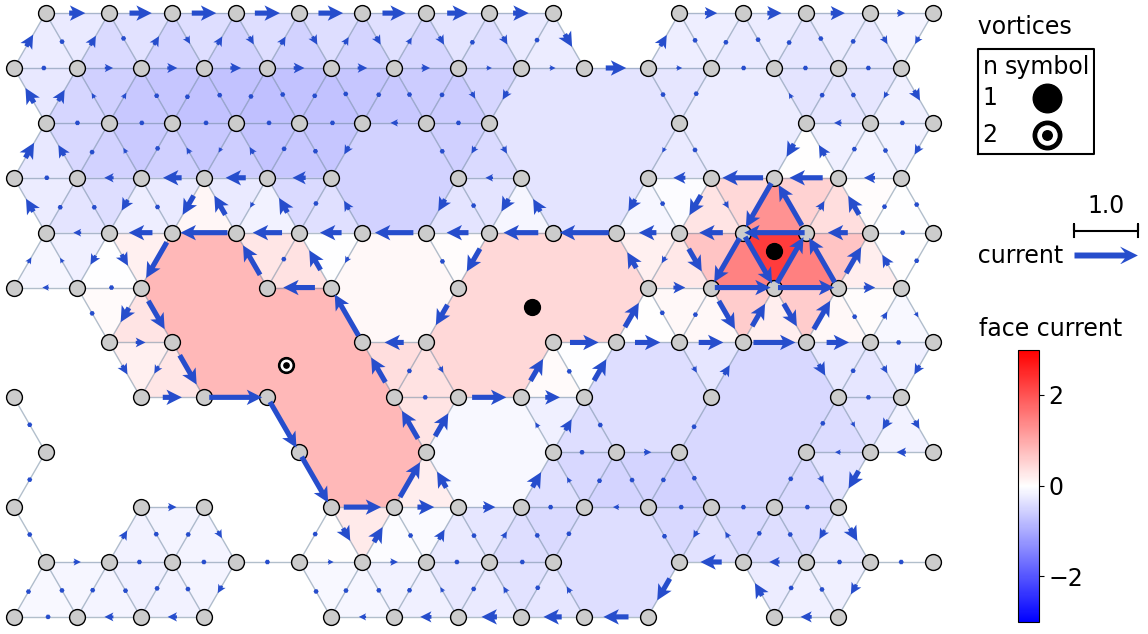

Reproduce this figure in Python.

from pyjjasim import *
import matplotlib.pyplot as plt
import matplotlib
matplotlib.use("TkAgg")

font = {'family' : 'normal',
        'weight' : 'normal',
        'size'   : 17}

matplotlib.rc('font', **font)

a = TriangularArray(15, 6)
remove = 31

np.random.seed(1)
o = np.sort(np.random.permutation(a.node_count())[:remove])
print(o)
a = a.remove_nodes(o)
a.plot()
n = np.zeros(180, dtype=int)
n[179] = 2
n[178] = 1
# n[174] = 1
n[79] = 1
f = 0.045 * a.get_face_areas()
p = StaticProblem(a, frustration=f, vortex_configuration=n)
config, _, info = p.compute()
print(info)
fig, ax = config.plot(face_quantity="J", manual_face_label="face current vortices", legend_width_fraction=0.1,
            figsize=[14, 8], show_axes=False, node_face_color=[0.8, 0.8, 0.8], face_quantity_clim=[-3, 3],
            face_quantity_cmap="bwr", manual_vortex_label="n", manual_arrow_label="", arrow_headlength=3,
                      arrow_headaxislength=2.5)
fig.savefig('disordered.png', bbox_inches=fig.get_tightbbox(fig.canvas.get_renderer()))
plt.show()